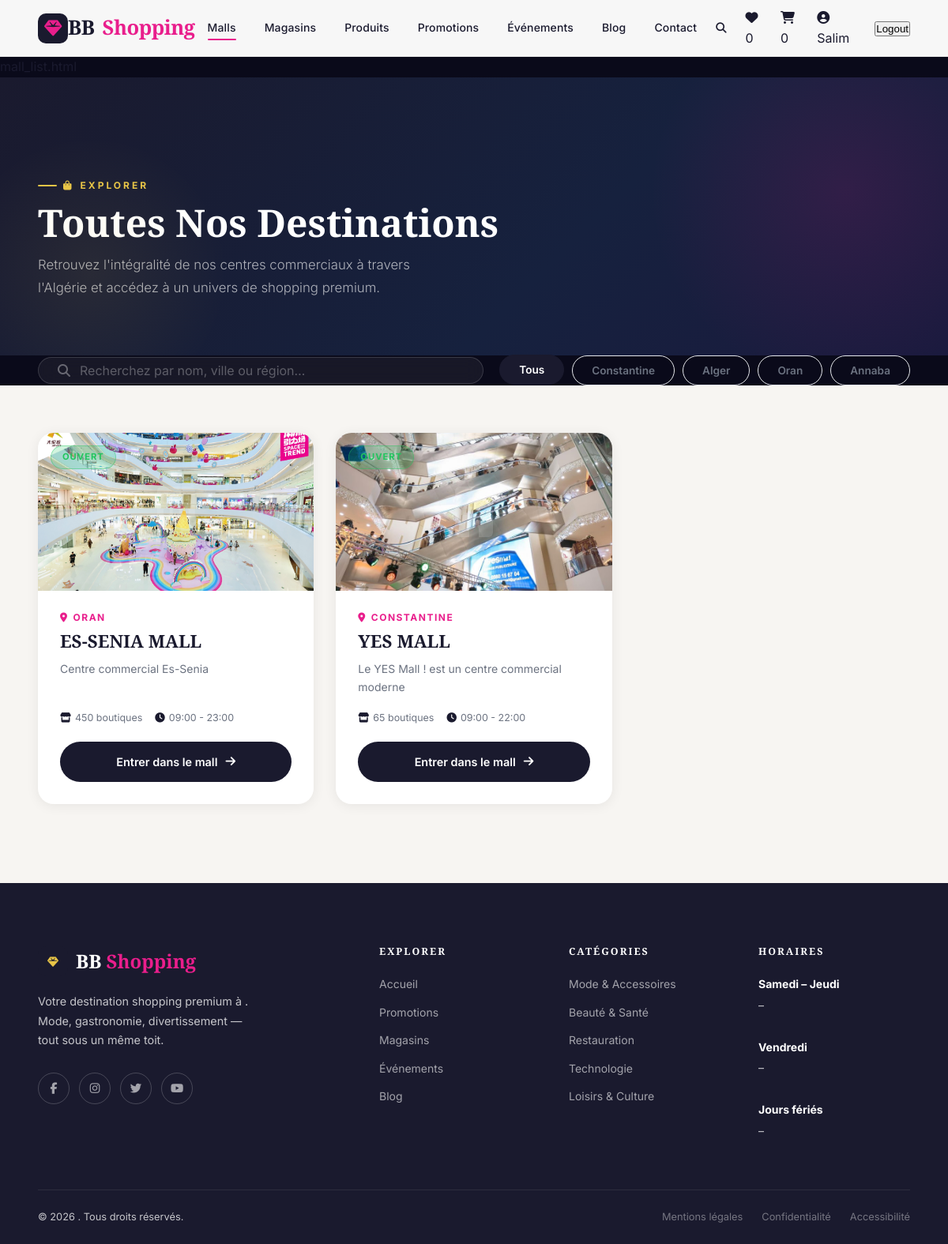
The app's page /malls/ (signed in) with its own data.
### centre_commercial/models.py (models this page shows, shortened)
class Mall(models.Model):
    CITIES = [
        ('constantine', 'Constantine'),
        ('alger', 'Alger'),
        ('oran', 'Oran'),
        ('annaba', 'Annaba'),
        ('setif', 'Sétif'),
        ('autre', 'Autre'),
    ]
    manager = models.ForeignKey(User,on_delete=models.CASCADE, null=True, blank=True, related_name='malls')
    name = models.CharField(max_length=200)
    slug = models.SlugField(unique=True, blank=True)
    city = models.CharField(max_length=50, choices=CITIES)
    region = models.CharField(max_length=100)
    address = models.CharField(max_length=300)
    image = models.ImageField(upload_to='malls/', blank=True, null=True)
    bg_color = models.CharField(max_length=200, default="linear-gradient(135deg,#1a1a2e,#2d1f6e)",
                                  verbose_name="Gradient CSS (fallback image)",
                                  help_text="Ex: linear-gradient(135deg,#1a1a2e,#e91e8c)")
    description_short = models.CharField(max_length=180, blank=True)
    description = models.TextField(blank=True, default="Description of the mall", help_text="Description of the mall", verbose_name="Description")
    is_actif = models.BooleanField(default=False)
    is_open = models.BooleanField(default=True)
    is_featured = models.BooleanField(default=False)
    badge           = models.CharField(max_length=40, blank=True, verbose_name="Badge (ex: New, Phare)")
    observation     = models.TextField(blank=True, default="", help_text="En cas de fermeture ou autre",verbose_name="Observation",)
    phone        = models.CharField(max_length=20, blank=True, null=True, verbose_name="Phone")
    email            = models.EmailField(blank=True, null=True)
    website         = models.URLField(blank=True, null=True)
    opening_time = models.TimeField()
    closing_time = models.TimeField()
    number_of_shops = models.IntegerField(default=0)
    number_of_parking_spaces = models.IntegerField(default=0)
    created_at = models.DateTimeField(auto_now_add=True)
    updated_at = models.DateTimeField(auto_now=True)
    opening_date = models.DateField(blank=True, null=True, verbose_name="Opening date (if future)")
    class Meta:
        verbose_name = "Centre Commercial (Mall)"
        verbose_name_plural = "Centres Commerciaux (Malls)"
        ordering = ['-is_featured', 'name']
    @property
    def is_open_now(self):
        if self.is_actif:
            return False
        if not self.is_open:
            return False
        now = timezone.localtime().time()
        if self.opening_time < self.closing_time:
            return self.opening_time <= now <= self.closing_time
        return now >= self.opening_time or now <= self.closing_time
    @property
    def imageURL(self):
        return self.image.url if self.image else ""

### centre_commercial/views.py (the view)
# urls.py: path('malls/', views.MallListView.as_view(), name='mall_list'),
class MallListView(ListView):
    model = Mall
    template_name = 'mall/mall_list.html'
    context_object_name = 'malls'

### templates/mall/mall_list.html (shortened to what this page needs)
{% extends 'base.html' %}
{% load static %}
{% block content %}
<body class="portal-body">
<section class="ym-page-hero">
    <div class="ym-container">
        <p class="ym-eyebrow">
            <i class="fas fa-shopping-bag"></i>
         Explorer
        </p>
        <h1 class="ym-section-title">
            Toutes Nos Destinations
        </h1>
        <p class="ym-section-subtitle">
            Retrouvez l'intégralité de nos centres commerciaux à travers l'Algérie et accédez à un univers de shopping premium.
        </p>
    </div>
</section>
<section class="search-section">
  <div class="ym-container">
    <div class="search-container">
      <div style="display:grid; grid-template-columns: 1fr auto; gap: 20px; align-items: center;">
        <div class="portal-search" style="margin:0; width:100%;">
          <div class="portal-search__inner">
            <i class="fas fa-search portal-search__icon"></i>
            <input
              id="portal-search-input"
              class="portal-search__input"
              type="search"
              placeholder="Recherchez par nom, ville ou région…"
              autocomplete="off"
            >
          </div>
        </div>
        <div class="portal-filter-bar" style="margin:0; padding:0; background:transparent;">
          <button class="portal-filter-btn active" data-ville="all">Tous</button>
          <button class="portal-filter-btn" data-ville="constantine">Constantine</button>
          <button class="portal-filter-btn" data-ville="alger">Alger</button>
          <button class="portal-filter-btn" data-ville="oran">Oran</button>
          <button class="portal-filter-btn" data-ville="annaba">Annaba</button>
        </div>
      </div>
    </div>
  </div>
</section>
<section class="portal-section" id="malls" style="padding-top: 60px;">
  <div class="ym-container">
    <div class="portal-malls-grid" id="malls-grid">
      {% for mall in malls %}
      <article class="portal-mall-card {% if not mall.is_open %}portal-mall-card--soon{% endif %}"
               data-ville="{{ mall.city|lower }}"
               data-name="{{ mall.name|lower }}">
        <div class="portal-mall-card__image">
          {% if mall.image %}
            <div class="portal-mall-card__image-bg" style="background: url('{{ mall.imageURL }}') center/cover no-repeat;"></div>
          {% else %}
            <div class="portal-mall-card__image-bg" style="background: {{ mall.bg_color|default:'#f0f0f0' }};"></div>
          {% endif %}
          <div class="portal-mall-card__image-icon"><i class="fas fa-building"></i></div>
          {% if mall.is_open_now %}
            <span class="portal-mall-card__status portal-mall-card__status--open">Ouvert</span>
          {% else %}
            <span class="portal-mall-card__status portal-mall-card__status--soon">Fermé</span>
          {% endif %}
        </div>
        <div class="portal-mall-card__body">
          <p class="portal-mall-card__city"><i class="fas fa-map-marker-alt"></i> {{ mall.city }}</p>
          <h3 class="portal-mall-card__name">{{ mall.name }}</h3>
          <p class="portal-mall-card__desc">{{ mall.description_short|truncatechars:180 }}</p>
          <div class="portal-mall-card__info">
            <span><i class="fas fa-store"></i> {{ mall.number_of_shops }} boutiques</span>
            <span><i class="fas fa-clock"></i> {{ mall.opening_time }} - {{ mall.closing_time }}</span>
          </div>
          {% if mall.is_open %}
            <a href="{% url 'mall' mall.slug %}" class="portal-mall-card__cta">
              Entrer dans le mall <i class="fas fa-arrow-right"></i>
            </a>
          {% else %}
            <button class="portal-mall-card__cta portal-mall-card__cta--disabled" disabled>
              Ouverture {{ mall.opening_date|date:"Y"|default:"prochainement" }}
            </button>
          {% endif %}
        </div>
      </article>
      {% endfor %}
    </div>
  </div>
</section>
{% endblock %}

### templates/base.html (shortened to what this page needs)
{% load static %}
<!DOCTYPE html>
<html lang="fr">
<head>
  <link rel="stylesheet" href="https://cdnjs.cloudflare.com/ajax/libs/font-awesome/6.5.0/css/all.min.css">
  <link rel="stylesheet" href="{% static 'css/main.css' %}">
  <link rel="stylesheet" href="{% static 'css/portal.css' %}">
</head>
<body>
<header id="ym-navbar" class="ym-navbar" role="banner">
<a href="{% url 'home' %}" class="ym-navbar__brand">
    <span class="ym-navbar__brand-icon">
      <i class="fas fa-gem fa-sm"></i>
    </span>
</a>
{% if mall %}
  <a href="{% url 'mall' mall.slug %}" class="ym-navbar__brand">
     {{ mall.name }} <span>MALL</span>
    </a>
{% else %}
<a href="{% url 'home' %}" class="ym-navbar__brand">
    BB <span>Shopping</span>
  </a>
{% endif %}
  <nav>
    <ul class="ym-navbar__nav">
      <li><a href="{% url 'mall_list' %}">Malls</a></li>
      <li><a href="{% if mall %}{% url 'shops_by_mall' mall.slug %}{% else %}{% url 'shops_all' %}{% endif %}">Magasins</a></li>
      <li><a href="{% if mall %}{% url 'products_by_mall' mall.slug %}{% else %}{% url 'products_all' %}{% endif %}">Produits</a></li>
      <li><a href="{% if mall %}{% url 'promotions_by_mall' mall.slug %}{% else %}{% url 'promotions_all' %}{% endif %}">Promotions</a></li>
      <li><a href="{% if mall %}{% url 'events_by_mall' mall.slug %}{% else %}{% url 'events_all' %}{% endif %}">Événements</a></li>
      <li><a href="{% if mall %}{% url 'blogs_by_mall' mall.slug %}{% else %}{% url 'blogs_all' %}{% endif %}">Blog</a></li>
     <li>
      {% if mall %}
      <a href="{% url 'contact_message_create_by_mall' mall.slug %}" >Contact </a>
      {% else %}
      <a href="{% url 'contact_message_create' %}" >Contact </a>
      {% endif %}
     </li>
    </ul>
  </nav>
  <div class="ym-navbar__actions">
    <button class="ym-navbar__search-btn">
      <i class="fas fa-search"></i>
    </button>
    {% if user.is_authenticated %}
        <a href="{% url 'wishlist'%}" class="wishlist-icon">
          <i class="fas fa-heart"></i>
          <span class="wishlist-badge">{{ wishlist_count|default:"0" }}</span>
        </a>
      <a href="{% url 'cart' %}" class="cart-link">
        <i class="fas fa-shopping-cart"></i>
        <span class="cart-badge">{{ cart_count|default:"0" }}</span>
      </a>
      <a href="{% url 'user_update' user.username %}" class="ym-split-btn-main">
        <i class="fas fa-user-circle"></i> {{ user.username }}
      </a>
      <form action="{% url 'logout' %}" method="post">
        <button type="submit" class="ym-split-btn-main">Logout</button>
      </form>
    {% endif %}
  </div>
</header>
<main id="main-content" {% block main_attrs %}class="ym-main-content" style="margin-top:72px"{% endblock %}>
  {% block content %}
  {% endblock %}
</main>
<footer class="ym-footer" role="contentinfo">
  <div class="ym-container">
    <div class="ym-footer__grid">
      <div>
        <div class="ym-footer__brand">
          <span class="ym-navbar__brand-icon"><i class="fas fa-gem fa-sm"></i></span>
          <span class="ym-footer__brand-name">{% if mall %}{{mall.name}} <span>MALL</span>{% else %}BB <span>Shopping</span>{% endif %}</span>
        </div>
        <p class="ym-footer__tagline">
          Votre destination shopping premium à {{mall.city}}. Mode, gastronomie, divertissement — tout sous un même toit.
        </p>
        <div class="ym-footer__social">
          <a href="#" class="ym-footer__social-link" aria-label="Facebook"><i class="fab fa-facebook-f"></i></a>
          <a href="#" class="ym-footer__social-link" aria-label="Instagram"><i class="fab fa-instagram"></i></a>
          <a href="#" class="ym-footer__social-link" aria-label="Twitter"><i class="fab fa-twitter"></i></a>
          <a href="#" class="ym-footer__social-link" aria-label="YouTube"><i class="fab fa-youtube"></i></a>
        </div>
      </div>
      <div>
        <h3 class="ym-footer__heading">Explorer</h3>
        <ul class="ym-footer__links">
          {% if mall and mall.slug %}
            <li><a href="{% url 'mall' mall.slug %}">Accueil</a></li>
            <li><a href="{% url 'promotions_by_mall' mall.slug %}">Promotions</a></li>
            <li><a href="{% url 'shops_by_mall' mall.slug %}">Magasins</a></li>
            <li><a href="{% url 'events_by_mall' mall.slug %}">Événements</a></li>
            <li><a href="{% url 'blogs_by_mall' mall.slug %}">Blog</a></li>
            <li><a href="{% url 'contact_message_create_by_mall' mall.slug %}">Contact</a></li>
          {% else %}
            <li><a href="{% url 'home' %}">Accueil</a></li>
            <li><a href="{% url 'promotions_all' %}">Promotions</a></li>
            <li><a href="{% url 'shops_all' %}">Magasins</a></li>
            <li><a href="{% url 'events_all' %}">Événements</a></li>
            <li><a href="{% url 'blogs_all' %}">Blog</a></li>
          {% endif %}
        </ul>
      </div>
      <div>
        <h3 class="ym-footer__heading">Catégories</h3>
        <ul class="ym-footer__links">
          <li><a href="{% url 'shops_all' %}?category=mode">Mode & Accessoires</a></li>
          <li><a href="{% url 'shops_all' %}?category=beaute">Beauté & Santé</a></li>
          <li><a href="{% url 'shops_all' %}?category=restauration">Restauration</a></li>
          <li><a href="{% url 'shops_all' %}?category=technologie">Technologie</a></li>
          <li><a href="{% url 'shops_all' %}?category=loisirs">Loisirs & Culture</a></li>
        </ul>
      </div>
      <div>
        <h3 class="ym-footer__heading">Horaires</h3>
        <div class="ym-footer__hours">
          <p><strong>Samedi – Jeudi</strong><br>{{mall.opening_time}} – {{mall.closing_time}}</p>
          <br>
          <p><strong>Vendredi</strong><br>{{mall.opening_time}} – {{mall.closing_time}}</p>
          <br>
          <p><strong>Jours fériés</strong><br>{{mall.opening_time}} – {{mall.closing_time}}</p>
        </div>
      </div>
    </div>
    <div class="ym-footer__bottom">
      <p>© {% now "Y" %} {{mall.name}} . Tous droits réservés.</p>
      <div class="ym-footer__legal">
        <a href="#">Mentions légales</a>
        <a href="#">Confidentialité</a>
        <a href="#">Accessibilité</a>
      </div>
    </div>
  </div>
</footer>
</body>
</html>

### records on screen
Mall: imageURL (picture), is_actif "OUVERT", city "ORAN", name "ES-SENIA MALL", description_short "Centre commercial Es-Senia", number_of_shops "450", opening_time "09:00", closing_time "23:00", is_open "Entrer dans le mall"
Mall: imageURL (picture), is_actif "OUVERT", city "CONSTANTINE", name "YES MALL", description_short "Le YES Mall ! est un centre commercial moderne", number_of_shops "65", opening_time "09:00", closing_time "22:00", is_open "Entrer dans le mall"

### other values on screen
{{ wishlist_count|default:"0" }} "0"
{{ cart_count|default:"0" }} "0"
{{ user.username }} "Salim"
